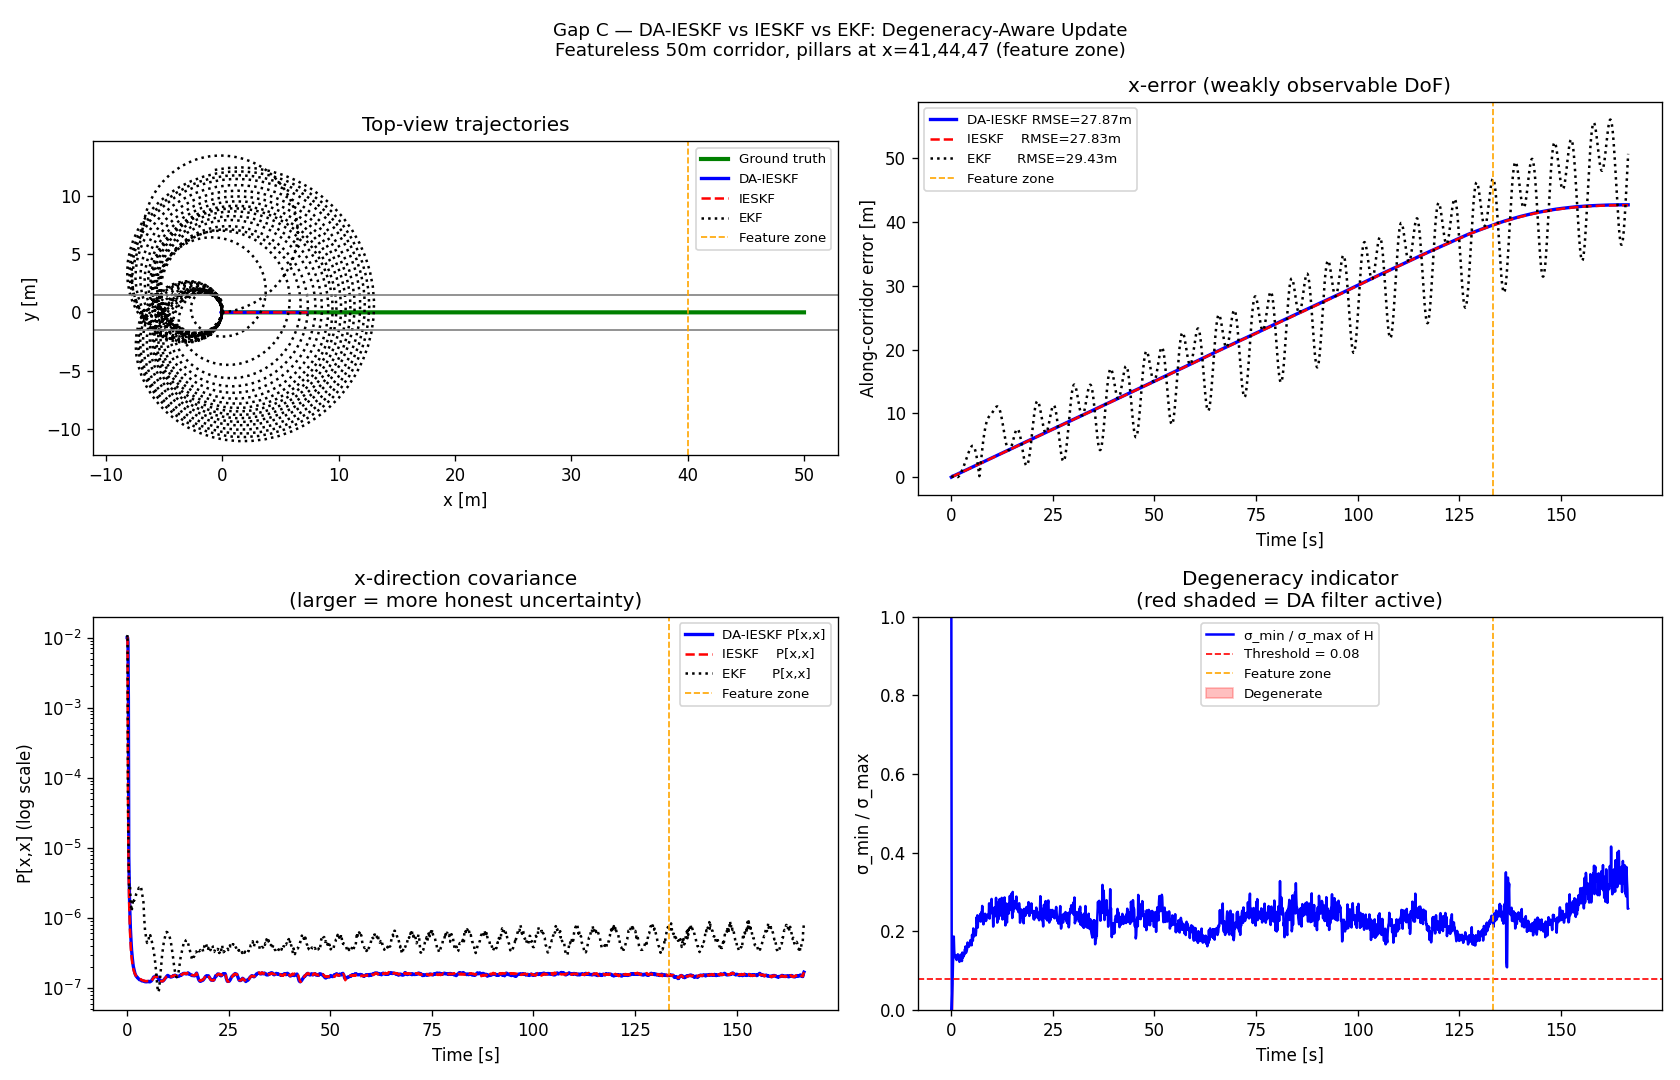

Generate this figure with Python:
"""
Gap C — Degeneracy-Aware IESKF (DA-IESKF) vs IESKF vs EKF.

Contribution:
    Standard IESKF blindly applies the Kalman update in ALL pose directions,
    including directions that are NOT observable from the current scan
    (e.g. along-corridor x in a featureless tunnel).  Numerical noise in H
    causes the filter to over-constrain those directions, shrinking P_xx
    faster than warranted.  When features later appear (pillars, room end),
    the filter has insufficient uncertainty to correct accumulated x-drift.

DA-IESKF fix:
    Before each IESKF update, compute SVD of the 3-column pose-block of H.
    Any singular value below thresh * σ_max corresponds to a direction in
    SE(2) state space that is poorly observed.  Zero those singular values
    before reconstructing H.  The update then only moves the estimate in
    genuinely observable directions; P grows correctly in degenerate ones.

Experiment: 50m featureless corridor (0-40m) + pillar feature zone (40-50m).
    - Featureless zone: x is weakly observable (wall normals ≈ ±y only)
    - Feature zone: 3 pillars at x=41,44,47 → x becomes observable

Expected result:
    DA-IESKF accumulates slightly more x-uncertainty in the corridor, then
    makes a larger, better-founded correction when pillars appear.
    Net effect: lower along-corridor APE at the end.

Usage:
    python3 gap_c_degeneracy_aware.py
"""

import numpy as np
import copy
import matplotlib
matplotlib.use('Agg')
import matplotlib.pyplot as plt
import sys
import os

sys.path.insert(0, os.path.join(os.path.dirname(__file__),
                                '..', '..', '..', 'pluto_filters'))

from pluto_filters.ieskf_lio.se2_manifold import Exp, oplus
from pluto_filters.ieskf_lio.ieskf import IESKF
from pluto_filters.ieskf_lio.scan_matcher import ScanMatcher

# ── Parameters (same as degenerate_corridor.py) ───────────────────────────────

RNG             = np.random.default_rng(13)
DT_IMU          = 0.01
DT_LIDAR        = 0.1
TOTAL_TIME      = 50.0 / 0.3
SPEED           = 0.3
SIGMA_GYRO      = 0.005
SIGMA_ACCEL     = 0.05
SIGMA_SCAN      = 0.01
CORRIDOR_LENGTH = 50.0
CORRIDOR_WIDTH  = 1.5

# DA-IESKF degeneracy threshold: singular values below this fraction of σ_max
# are treated as unobservable and zeroed out.
DEGENERACY_THRESH = 0.08


# ── Environment ───────────────────────────────────────────────────────────────

def _build_corridor_map(n_along=800):
    xs = np.linspace(0, CORRIDOR_LENGTH, n_along)
    top    = np.stack([xs, np.full(n_along,  CORRIDOR_WIDTH)], axis=1)
    bottom = np.stack([xs, np.full(n_along, -CORRIDOR_WIDTH)], axis=1)
    ys  = np.linspace(-CORRIDOR_WIDTH, CORRIDOR_WIDTH, 30)
    cap = np.stack([np.full(30, CORRIDOR_LENGTH), ys], axis=1)
    pillar_pts = []
    for cx, cy, r in [(41, 0, 0.15), (44, 0.8, 0.15), (47, -0.8, 0.15)]:
        angs = np.linspace(0, 2 * np.pi, 20, endpoint=False)
        pillar_pts.append(
            np.stack([cx + r * np.cos(angs), cy + r * np.sin(angs)], axis=1))
    return np.vstack([top, bottom, cap] + pillar_pts)


def _simulate_scan(pose_gt, map_pts, n_rays=360, range_max=12.0):
    R_gt = pose_gt[:2, :2]
    t_gt = pose_gt[:2, 2]
    angles = np.linspace(-np.pi, np.pi, n_rays, endpoint=False)
    pts = []
    for a in angles:
        d = R_gt @ np.array([np.cos(a), np.sin(a)])
        vecs = map_pts - t_gt
        projs = vecs @ d
        perp  = np.linalg.norm(vecs - np.outer(projs, d), axis=1)
        mask  = (projs > 0.1) & (projs < range_max) & (perp < 0.05)
        if not mask.any():
            continue
        r = projs[mask].min() + RNG.normal(0, SIGMA_SCAN)
        pts.append(np.array([r * np.cos(a), r * np.sin(a)]))
    return np.array(pts) if pts else np.zeros((0, 2))


def _build_sequences(map_pts):
    steps   = int(TOTAL_TIME / DT_IMU)
    t_arr   = np.arange(steps) * DT_IMU
    gt_poses = [Exp(np.array([SPEED * t, 0.0, 0.0])) for t in t_arr]
    imu_seq = [(t, RNG.normal(0, SIGMA_GYRO), RNG.normal(0, SIGMA_ACCEL))
               for t in t_arr]
    lidar_seq = []
    for t in np.arange(DT_LIDAR, TOTAL_TIME, DT_LIDAR):
        idx  = int(t / DT_IMU)
        scan = _simulate_scan(gt_poses[idx], map_pts)
        if len(scan) >= 5:
            lidar_seq.append((t, scan))
    return gt_poses, imu_seq, lidar_seq


# ── Degeneracy-aware H filter ─────────────────────────────────────────────────

def _svd_filter_H(H6, thresh=DEGENERACY_THRESH):
    """
    Project H6's pose block (columns 0:3) to remove unobservable directions.

    Uses truncated SVD: singular values below thresh * σ_max are zeroed.
    Returns (H6_filtered, sigma_ratio) where sigma_ratio = σ_min/σ_max
    (0 = fully degenerate, 1 = fully observable in all directions).
    """
    H3 = H6[:, :3]
    if H3.shape[0] < 3:
        return H6, 1.0

    U, S, Vt = np.linalg.svd(H3, full_matrices=False)
    s_max = S.max()
    if s_max < 1e-12:
        return H6, 0.0

    sigma_ratio = S.min() / s_max

    # Zero out degenerate singular values
    S_filt = np.where(S >= thresh * s_max, S, 0.0)

    H3_filt = U @ np.diag(S_filt) @ Vt
    H6_filt = H6.copy()
    H6_filt[:, :3] = H3_filt
    return H6_filt, sigma_ratio


# ── IMU prediction helper (shared across all filters) ─────────────────────────

def _imu_jacobians(om, ax, dt):
    """Return (f_nom, F_dx, F_w, Q) for one IMU step."""
    sg = SIGMA_GYRO  * np.sqrt(dt)
    sa = SIGMA_ACCEL * np.sqrt(dt)
    Q  = np.diag([sg**2, sa**2,
                  (1e-4 * np.sqrt(dt))**2, (1e-3 * np.sqrt(dt))**2])

    def f_nom(pose, bias, dt, _om=om, _ax=ax):
        v, bg, ba = bias
        omega = _om - bg
        a     = _ax - ba
        v_new = v + a * dt
        tau   = np.array([(v + v_new) / 2 * dt, 0.0, omega * dt])
        return oplus(pose, tau), np.array([v_new, bg, ba])

    F_dx = np.eye(6)
    F_dx[3, 5] = -dt
    F_dx[2, 4] = -dt
    F_w = np.zeros((6, 4))
    F_w[2, 0] = -dt;  F_w[0, 1] = dt;  F_w[3, 1] = dt
    F_w[4, 2] = 1.0;  F_w[5, 3] = 1.0
    return f_nom, F_dx, F_w, Q


# ── Run: DA-IESKF ─────────────────────────────────────────────────────────────

def run_da_ieskf(map_pts, imu_seq, lidar_seq):
    kf = IESKF(bias_dim=3)
    kf.pose = np.eye(3)
    kf.bias = np.zeros(3)
    kf.P    = np.diag([0.01]*3 + [0.1, 0.01, 0.01])

    sm = ScanMatcher(k_neighbors=5, max_dist=3.0)
    sm.set_map(map_pts)

    traj         = [kf.pose.copy()]
    p_xx         = [kf.P[0, 0]]   # x-direction variance
    sigma_ratios = [1.0]           # degeneracy indicator
    last_t = 0.0

    for (t, om, ax) in imu_seq:
        dt = t - last_t; last_t = t
        f_nom, F_dx, F_w, Q = _imu_jacobians(om, ax, dt)
        kf.predict(f_nom, F_dx, F_w, Q, dt)

        if lidar_seq and abs(lidar_seq[0][0] - t) < DT_IMU / 2:
            _, scan = lidar_seq.pop(0)

            ratio_this = [1.0]  # capture inside closure

            def zh_fn(pj, _, _s=scan, _r=ratio_this):
                z, H3, ok = sm.compute_residuals_and_jacobians(_s, pj)
                if not ok:
                    return np.array([]), np.zeros((0, 6))
                H6 = np.zeros((H3.shape[0], 6))
                H6[:, :3] = H3
                H6_filt, ratio = _svd_filter_H(H6)
                _r[0] = ratio
                return z, H6_filt

            z_p, _ = zh_fn(kf.pose, kf.bias)
            if z_p.size > 0:
                kf.update(zh_fn, np.eye(1) * SIGMA_SCAN**2, max_iter=5)

            sm.add_to_map(ScanMatcher.transform_points(scan, kf.pose))
            traj.append(kf.pose.copy())
            p_xx.append(kf.P[0, 0])
            sigma_ratios.append(ratio_this[0])

    return traj, np.array(p_xx), np.array(sigma_ratios)


# ── Run: standard IESKF ───────────────────────────────────────────────────────

def run_ieskf(map_pts, imu_seq, lidar_seq):
    kf = IESKF(bias_dim=3)
    kf.pose = np.eye(3)
    kf.bias = np.zeros(3)
    kf.P    = np.diag([0.01]*3 + [0.1, 0.01, 0.01])

    sm = ScanMatcher(k_neighbors=5, max_dist=3.0)
    sm.set_map(map_pts)

    traj = [kf.pose.copy()]
    p_xx = [kf.P[0, 0]]
    last_t = 0.0

    for (t, om, ax) in imu_seq:
        dt = t - last_t; last_t = t
        f_nom, F_dx, F_w, Q = _imu_jacobians(om, ax, dt)
        kf.predict(f_nom, F_dx, F_w, Q, dt)

        if lidar_seq and abs(lidar_seq[0][0] - t) < DT_IMU / 2:
            _, scan = lidar_seq.pop(0)

            def zh_fn(pj, _, _s=scan):
                z, H3, ok = sm.compute_residuals_and_jacobians(_s, pj)
                if not ok:
                    return np.array([]), np.zeros((0, 6))
                H6 = np.zeros((H3.shape[0], 6)); H6[:, :3] = H3
                return z, H6

            z_p, _ = zh_fn(kf.pose, kf.bias)
            if z_p.size > 0:
                kf.update(zh_fn, np.eye(1) * SIGMA_SCAN**2, max_iter=5)

            sm.add_to_map(ScanMatcher.transform_points(scan, kf.pose))
            traj.append(kf.pose.copy())
            p_xx.append(kf.P[0, 0])

    return traj, np.array(p_xx)


# ── Run: EKF baseline ─────────────────────────────────────────────────────────

def run_ekf(map_pts, imu_seq, lidar_seq):
    x = np.zeros(6)
    P = np.diag([0.01]*3 + [0.1, 0.01, 0.01])

    sm = ScanMatcher(k_neighbors=5, max_dist=3.0)
    sm.set_map(map_pts)

    traj = [Exp(np.array([x[0], x[1], x[2]]))]
    p_xx = [P[0, 0]]
    last_t = 0.0

    for (t, om, ax) in imu_seq:
        dt = t - last_t; last_t = t
        th = x[2]; v = x[3]; bg = x[4]; ba = x[5]
        omega = om - bg; a = ax - ba
        v_new = v + a * dt; v_m = (v + v_new) / 2
        x[0] += v_m * np.cos(th) * dt
        x[1] += v_m * np.sin(th) * dt
        x[2] += omega * dt; x[3] = v_new

        F = np.eye(6)
        F[0, 2] = -v_m * np.sin(th) * dt; F[0, 3] = np.cos(th) * dt
        F[1, 2] =  v_m * np.cos(th) * dt; F[1, 3] = np.sin(th) * dt
        F[2, 4] = -dt; F[3, 5] = -dt
        sg = SIGMA_GYRO * np.sqrt(dt); sa = SIGMA_ACCEL * np.sqrt(dt)
        F_w = np.zeros((6, 4))
        F_w[2, 0] = -dt; F_w[0, 1] = dt; F_w[3, 1] = dt
        F_w[4, 2] = 1.0; F_w[5, 3] = 1.0
        Q = np.diag([sg**2, sa**2,
                     (1e-4*np.sqrt(dt))**2, (1e-3*np.sqrt(dt))**2])
        P = F @ P @ F.T + F_w @ Q @ F_w.T

        if lidar_seq and abs(lidar_seq[0][0] - t) < DT_IMU / 2:
            _, scan = lidar_seq.pop(0)
            pose_e = Exp(np.array([x[0], x[1], x[2]]))
            z, H3, ok = sm.compute_residuals_and_jacobians(scan, pose_e)
            if ok:
                H6 = np.zeros((len(z), 6)); H6[:, :3] = H3
                V  = np.eye(len(z)) * SIGMA_SCAN**2
                S  = H6 @ P @ H6.T + V
                K  = P @ H6.T @ np.linalg.solve(S, np.eye(S.shape[0]))
                x  = x + K @ z
                P  = (np.eye(6) - K @ H6) @ P
            sm.add_to_map(ScanMatcher.transform_points(
                scan, Exp(np.array([x[0], x[1], x[2]]))))
            traj.append(Exp(np.array([x[0], x[1], x[2]])))
            p_xx.append(P[0, 0])

    return traj, np.array(p_xx)


# ── Metrics ───────────────────────────────────────────────────────────────────

def _ape_components(traj_est, traj_gt):
    n = min(len(traj_est), len(traj_gt))
    ex = np.array([abs(traj_est[i][0, 2] - traj_gt[i][0, 2]) for i in range(n)])
    ey = np.array([abs(traj_est[i][1, 2] - traj_gt[i][1, 2]) for i in range(n)])
    return ex, ey


# ── Main ──────────────────────────────────────────────────────────────────────

def main():
    map_pts = _build_corridor_map()
    gt_poses, imu_seq, lidar_seq = _build_sequences(map_pts)

    print("Running DA-IESKF ...")
    traj_da, pxx_da, sigma_r = run_da_ieskf(
        map_pts, copy.deepcopy(imu_seq), copy.deepcopy(lidar_seq))

    print("Running IESKF ...")
    traj_ie, pxx_ie = run_ieskf(
        map_pts, copy.deepcopy(imu_seq), copy.deepcopy(lidar_seq))

    print("Running EKF ...")
    traj_ek, pxx_ek = run_ekf(
        map_pts, copy.deepcopy(imu_seq), copy.deepcopy(lidar_seq))

    n = min(len(traj_da), len(traj_ie), len(traj_ek))
    gt_sampled = [Exp(np.array([SPEED * t, 0.0, 0.0]))
                  for t in np.arange(0, TOTAL_TIME, DT_LIDAR)[:n]]

    ex_da, ey_da = _ape_components(traj_da[:n], gt_sampled)
    ex_ie, ey_ie = _ape_components(traj_ie[:n], gt_sampled)
    ex_ek, ey_ek = _ape_components(traj_ek[:n], gt_sampled)

    t_axis    = np.arange(n) * DT_LIDAR
    n_pxx = min(len(pxx_da), len(pxx_ie), len(pxx_ek), n)

    rmse = lambda e: np.sqrt(np.mean(e**2))

    print("\n=== Results ===")
    print(f"{'Filter':<12} {'x-RMSE':>10} {'y-RMSE':>10} {'APE-RMSE':>10}")
    for name, ex, ey in [('DA-IESKF', ex_da, ey_da),
                          ('IESKF',    ex_ie, ey_ie),
                          ('EKF',      ex_ek, ey_ek)]:
        ape = np.sqrt(ex**2 + ey**2)
        print(f"{name:<12} {rmse(ex):>10.3f} {rmse(ey):>10.3f} {rmse(ape):>10.3f}")

    # ── Feature zone benefit (last 20% of trajectory) ────────────────────────
    feat_start = int(0.8 * n)
    print(f"\n--- Feature zone (t > {t_axis[feat_start]:.0f}s) ---")
    for name, ex in [('DA-IESKF', ex_da), ('IESKF', ex_ie), ('EKF', ex_ek)]:
        print(f"  {name:<12} x-RMSE = {rmse(ex[feat_start:]):.3f} m")

    # ── Plots ─────────────────────────────────────────────────────────────────
    fig, axes = plt.subplots(2, 2, figsize=(14, 9))
    fig.suptitle(
        'Gap C — DA-IESKF vs IESKF vs EKF: Degeneracy-Aware Update\n'
        'Featureless 50m corridor, pillars at x=41,44,47 (feature zone)',
        fontsize=11)

    # Top-view
    ax = axes[0, 0]
    xs_gt = [p[0, 2] for p in gt_sampled]
    ax.plot(xs_gt, [0]*n, 'g-', lw=2.5, label='Ground truth')
    ax.plot([p[0, 2] for p in traj_da[:n]], [p[1, 2] for p in traj_da[:n]],
            'b-',  lw=2,   label=f'DA-IESKF')
    ax.plot([p[0, 2] for p in traj_ie[:n]], [p[1, 2] for p in traj_ie[:n]],
            'r--', lw=1.5, label=f'IESKF')
    ax.plot([p[0, 2] for p in traj_ek[:n]], [p[1, 2] for p in traj_ek[:n]],
            'k:',  lw=1.5, label=f'EKF')
    ax.axhline( CORRIDOR_WIDTH, color='gray', lw=1)
    ax.axhline(-CORRIDOR_WIDTH, color='gray', lw=1)
    ax.axvline(40, color='orange', ls='--', lw=1, label='Feature zone')
    ax.set_xlabel('x [m]'); ax.set_ylabel('y [m]')
    ax.set_title('Top-view trajectories'); ax.legend(fontsize=8)
    ax.set_aspect('equal')

    # Along-corridor error
    ax = axes[0, 1]
    ax.plot(t_axis, ex_da, 'b-',  lw=2,   label=f'DA-IESKF RMSE={rmse(ex_da):.2f}m')
    ax.plot(t_axis, ex_ie, 'r--', lw=1.5, label=f'IESKF    RMSE={rmse(ex_ie):.2f}m')
    ax.plot(t_axis, ex_ek, 'k:',  lw=1.5, label=f'EKF      RMSE={rmse(ex_ek):.2f}m')
    ax.axvline(40/SPEED, color='orange', ls='--', lw=1, label='Feature zone')
    ax.set_xlabel('Time [s]'); ax.set_ylabel('Along-corridor error [m]')
    ax.set_title('x-error (weakly observable DoF)'); ax.legend(fontsize=8)

    # x-covariance P[0,0]
    ax = axes[1, 0]
    ax.semilogy(t_axis[:n_pxx], pxx_da[:n_pxx], 'b-',  lw=2,
                label='DA-IESKF P[x,x]')
    ax.semilogy(t_axis[:n_pxx], pxx_ie[:n_pxx], 'r--', lw=1.5,
                label='IESKF    P[x,x]')
    ax.semilogy(t_axis[:n_pxx], pxx_ek[:n_pxx], 'k:',  lw=1.5,
                label='EKF      P[x,x]')
    ax.axvline(40/SPEED, color='orange', ls='--', lw=1, label='Feature zone')
    ax.set_xlabel('Time [s]')
    ax.set_ylabel('P[x,x] (log scale)')
    ax.set_title('x-direction covariance\n(larger = more honest uncertainty)')
    ax.legend(fontsize=8)

    # Degeneracy indicator
    ax = axes[1, 1]
    t_sigma = t_axis[:len(sigma_r)]
    ax.plot(t_sigma, sigma_r, 'b-', lw=1.5, label='σ_min / σ_max of H')
    ax.axhline(DEGENERACY_THRESH, color='red', ls='--', lw=1,
               label=f'Threshold = {DEGENERACY_THRESH}')
    ax.axvline(40/SPEED, color='orange', ls='--', lw=1, label='Feature zone')
    ax.fill_between(t_sigma, 0, sigma_r,
                    where=(sigma_r < DEGENERACY_THRESH),
                    alpha=0.25, color='red', label='Degenerate')
    ax.set_xlabel('Time [s]')
    ax.set_ylabel('σ_min / σ_max')
    ax.set_title('Degeneracy indicator\n(red shaded = DA filter active)')
    ax.legend(fontsize=8); ax.set_ylim(0, 1)

    plt.tight_layout()
    out = os.path.join(os.path.dirname(__file__), 'gap_c_degeneracy_aware.png')
    plt.savefig(out, dpi=120)
    print(f"\nSaved {out}")


if __name__ == '__main__':
    main()
